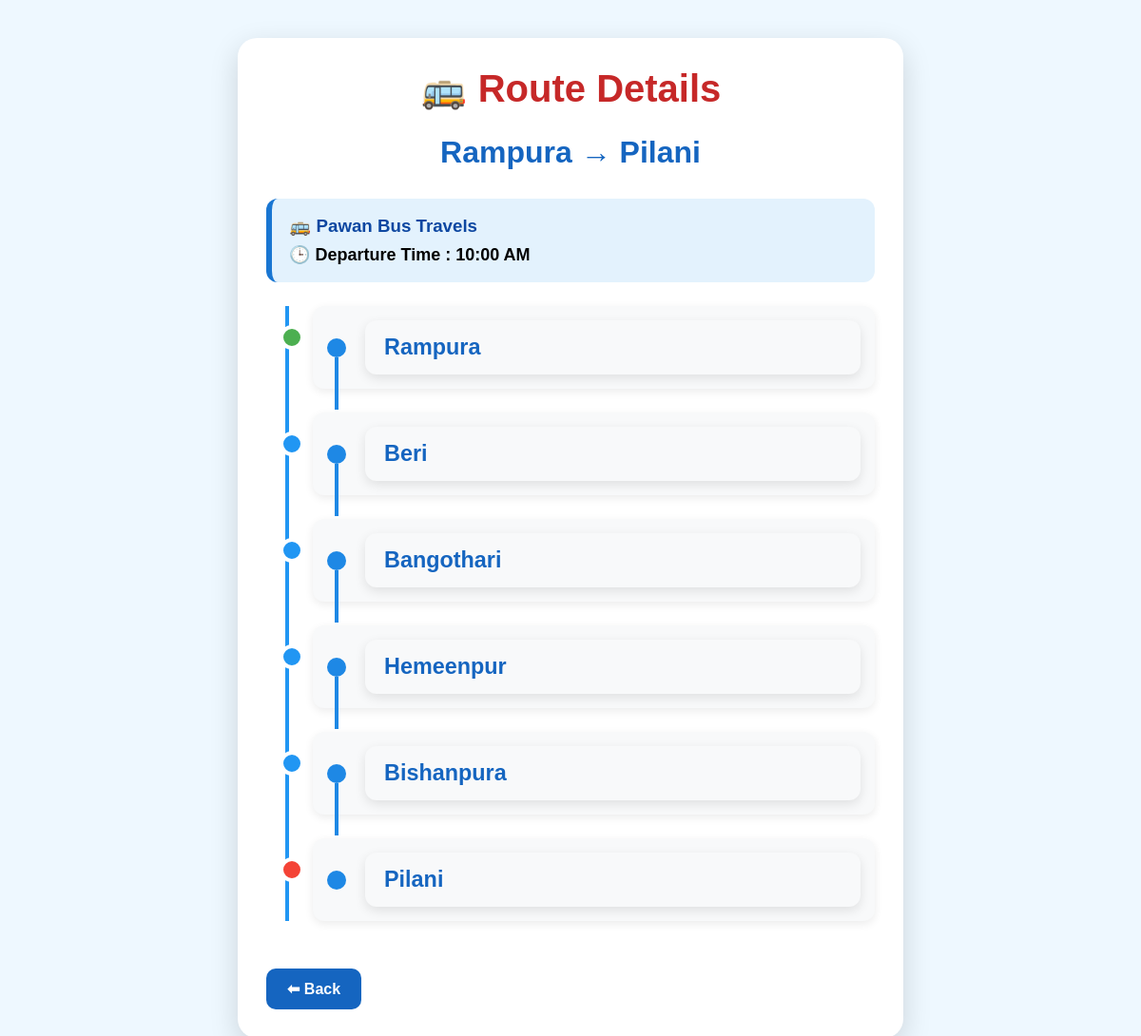
The page /route/2 on the database its author committed.
### tables this page shows
CREATE TABLE buses (
        id INTEGER PRIMARY KEY AUTOINCREMENT,
        boarding TEXT,
        destination TEXT,
        bus_name TEXT,
        departure_time TEXT,
        route TEXT
    );

### tempCodeRunnerFile.py (the view)
@app.route("/route/<int:bus_id>")
def route_details(bus_id):
    conn = get_db_connection()
    bus = conn.execute("SELECT * FROM buses WHERE id = ?", (bus_id,)).fetchone()
    conn.close()
    if bus is None: return "Bus Route Not Found!", 404
    return render_template("route.html", bus=bus)

### tempCodeRunnerFile.py (called while the page is built)
def get_db_connection():
    conn = sqlite3.connect("database.db")
    conn.row_factory = sqlite3.Row
    return conn

### templates/route.html (shortened to what this page needs)
<!DOCTYPE html>
<html>
<head>
    <link rel="stylesheet" href="{{ url_for('static', filename='style.css') }}">
</head>
<body>
    <div class="route-card">
        <h1 class="route-title">🚌 Route Details</h1>
        <div class="route-name">
            {{ bus.boarding }} → {{ bus.destination }}
        </div>
        <div class="bus-info">
            <h3>🚌 {{ bus.bus_name }}</h3>
            <p>🕒 Departure Time : {{ bus.departure_time }}</p>
        </div>
        <div class="timeline">
            {% set clean_route = bus.route.replace('->', '→') %}
            {% for place in clean_route.split('→') %}
                {% if place.strip() %}
                <div class="stop">
                    <div class="circle"></div>
                    <div class="box">
                        <h3>{{ place.strip() }}</h3>
                    </div>
                </div>
                {% endif %}
            {% endfor %}
        </div>
        <a href="javascript:history.back()" class="back-btn">⬅ Back</a>
    </div>
</body>
</html>

### static/style.css (style rules this page uses)
* { margin:0; padding:0; box-sizing:border-box; font-family:Arial, Helvetica, sans-serif; }
body { background:#eef8ff; }
.back-btn { display:inline-block; margin-top:25px; padding:12px 25px; background:#1976d2; color:white; text-decoration:none; border-radius:8px; font-weight:bold; }
.back-btn { display:inline-block; margin-top:30px; padding:12px 28px; background:#1976d2; color:#fff; text-decoration:none; border-radius:8px; font-weight:bold; transition:.3s; }
.route-card { max-width: 700px; margin: 40px auto; background: #fff; border-radius: 20px; padding: 30px; box-shadow: 0 10px 30px rgba(0,0,0,0.15); }
.route-title { text-align: center; color: #c62828; font-size: 40px; margin-bottom: 25px; }
.route-name { text-align: center; color: #1565c0; font-size: 32px; font-weight: bold; margin-bottom: 30px; }
.timeline { border-left: 4px solid #2196f3; margin-left: 20px; padding-left: 25px; }
.stop { position: relative; background: #f8f9fa; padding: 15px; margin: 18px 0; border-radius: 12px; font-size: 20px; font-weight: bold; box-shadow: 0 3px 10px rgba(0,0,0,.08); }
.stop::before { content: ""; position: absolute; left: -35px; top: 20px; width: 18px; height: 18px; background: #2196f3; border: 4px solid white; border-radius: 50%; }
.stop:first-child::before { background:#4CAF50; }
.stop:last-child::before { background:#F44336; }
.back-btn { display:inline-block; margin-top:25px; padding:12px 22px; background:#1565c0; color:#fff; text-decoration:none; border-radius:10px; font-weight:bold; }
.stop { display:flex; align-items:center; gap:20px; margin-bottom:25px; position:relative; }
.circle { width:20px; height:20px; background:#1e88e5; border-radius:50%; flex-shrink:0; position:relative; }
.circle::after { content:""; position:absolute; left:8px; top:20px; width:4px; height:55px; background:#1e88e5; }
.stop:last-child .circle::after { display:none; }
.box { background:#f8f9fa; padding:15px 20px; border-radius:12px; width:100%; box-shadow:0 4px 12px rgba(0,0,0,.1); }
.box h3 { margin:0; color:#1565c0; }
.bus-info { background:#e3f2fd; border-left:6px solid #1976d2; padding:18px; margin:25px 0; border-radius:12px; }
.bus-info h3 { margin:0; color:#0d47a1; }
.bus-info p { margin-top:8px; font-size:18px; font-weight:bold; }

### rows shown on the page
buses: boarding "Rampura", destination "Pilani", bus_name "Pawan Bus Travels", departure_time "10:00 AM"

### other values the page prints
{{ place.strip() }} "Rampura" "Beri" "Bangothari" "Hemeenpur" "Bishanpura" "Pilani"
